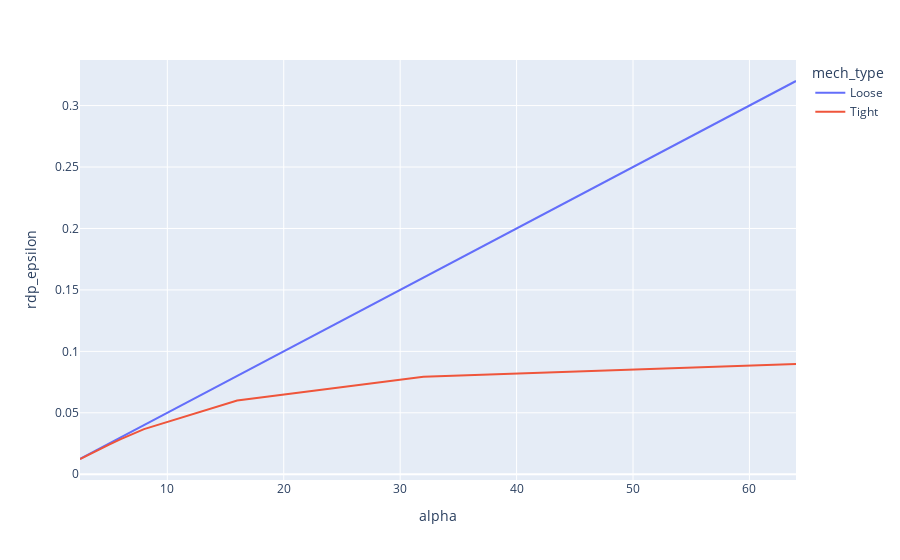

This figure's notebook cell:
### Markdown cell above
## Appendix: Comparing two conversions from Pure DP to RDP

### Code cell
curves = {}
epsilon = 0.1
curves[f"Loose"] = PureDPtoRDP_loose(epsilon=epsilon)
curves[f"Tight"] = PureDPtoRDP(epsilon=epsilon)
df = df_normalized_curves(curves)
px.line(df, x="alpha", y="rdp_epsilon", color="mech_type", line_group="mech_name")

### Figure 1 — Plotly figure (JSON) as saved in the notebook; plotly's stock layout.template omitted (floating-point values rounded to 4 significant figures)
{"data": [{"hovertemplate": "mech_type=Loose<br>mech_name=Loose<br>alpha=%{x}<br>rdp_epsilon=%{y}<extra></extra>", "legendgroup": "Loose", "line": {"color": "#636efa", "dash": "solid"}, "marker": {"symbol": "circle"}, "mode": "lines", "name": "Loose", "orientation": "v", "showlegend": true, "type": "scatter", "x": [2.5, 3, 4, 5, 6, 8, 16, 32, 64], "xaxis": "x", "y": [0.0125, 0.015, 0.02, 0.025, 0.03, 0.04, 0.08, 0.16, 0.32], "yaxis": "y"}, {"hovertemplate": "mech_type=Tight<br>mech_name=Tight<br>alpha=%{x}<br>rdp_epsilon=%{y}<extra></extra>", "legendgroup": "Tight", "line": {"color": "#EF553B", "dash": "solid"}, "marker": {"symbol": "circle"}, "mode": "lines", "name": "Tight", "orientation": "v", "showlegend": true, "type": "scatter", "x": [2.5, 3, 4, 5, 6, 8, 16, 32, 64], "xaxis": "x", "y": [0.01241, 0.01484, 0.0196, 0.02419, 0.02859, 0.03672, 0.05998, 0.07927, 0.08977], "yaxis": "y"}], "layout": {"autosize": true, "legend": {"title": {"text": "mech_type"}, "tracegroupgap": 0}, "margin": {"t": 60}, "xaxis": {"anchor": "y", "autorange": true, "domain": [0, 1], "range": [2.5, 64], "title": {"text": "alpha"}, "type": "linear"}, "yaxis": {"anchor": "x", "autorange": true, "domain": [0, 1], "range": [-0.004676, 0.3371], "title": {"text": "rdp_epsilon"}, "type": "linear"}}}
